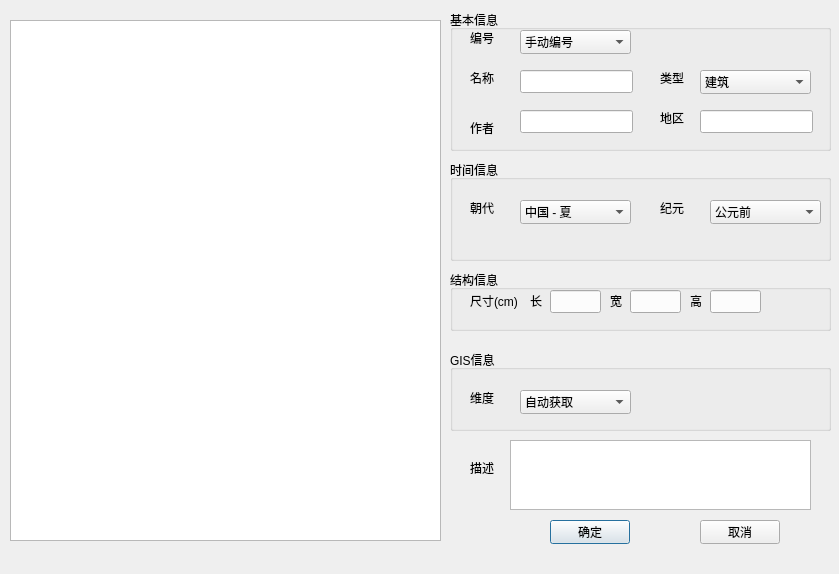
<?xml version="1.0" encoding="UTF-8"?>
<ui version="4.0">
 <class>DataInputPanel</class>
 <widget class="QDialog" name="DataInputPanel">
  <property name="geometry">
   <rect>
    <x>0</x>
    <y>0</y>
    <width>839</width>
    <height>574</height>
   </rect>
  </property>
  <property name="windowTitle">
   <string>Dialog</string>
  </property>
  <widget class="QGraphicsView" name="graphicsView">
   <property name="geometry">
    <rect>
     <x>10</x>
     <y>20</y>
     <width>431</width>
     <height>521</height>
    </rect>
   </property>
  </widget>
  <widget class="QLabel" name="label">
   <property name="geometry">
    <rect>
     <x>470</x>
     <y>30</y>
     <width>54</width>
     <height>16</height>
    </rect>
   </property>
   <property name="text">
    <string>编号</string>
   </property>
  </widget>
  <widget class="QLabel" name="label_2">
   <property name="geometry">
    <rect>
     <x>470</x>
     <y>70</y>
     <width>54</width>
     <height>16</height>
    </rect>
   </property>
   <property name="text">
    <string>名称</string>
   </property>
  </widget>
  <widget class="QLabel" name="label_3">
   <property name="geometry">
    <rect>
     <x>660</x>
     <y>70</y>
     <width>31</width>
     <height>16</height>
    </rect>
   </property>
   <property name="text">
    <string>类型</string>
   </property>
  </widget>
  <widget class="QLabel" name="label_4">
   <property name="geometry">
    <rect>
     <x>470</x>
     <y>120</y>
     <width>54</width>
     <height>16</height>
    </rect>
   </property>
   <property name="text">
    <string>作者</string>
   </property>
  </widget>
  <widget class="QLabel" name="label_5">
   <property name="geometry">
    <rect>
     <x>660</x>
     <y>110</y>
     <width>54</width>
     <height>16</height>
    </rect>
   </property>
   <property name="text">
    <string>地区</string>
   </property>
  </widget>
  <widget class="QLabel" name="label_6">
   <property name="geometry">
    <rect>
     <x>470</x>
     <y>200</y>
     <width>41</width>
     <height>16</height>
    </rect>
   </property>
   <property name="text">
    <string>朝代</string>
   </property>
  </widget>
  <widget class="QLabel" name="label_7">
   <property name="geometry">
    <rect>
     <x>660</x>
     <y>200</y>
     <width>31</width>
     <height>16</height>
    </rect>
   </property>
   <property name="text">
    <string>纪元</string>
   </property>
  </widget>
  <widget class="QLabel" name="label_8">
   <property name="geometry">
    <rect>
     <x>470</x>
     <y>290</y>
     <width>51</width>
     <height>21</height>
    </rect>
   </property>
   <property name="text">
    <string>尺寸(cm)</string>
   </property>
  </widget>
  <widget class="QLabel" name="label_10">
   <property name="geometry">
    <rect>
     <x>470</x>
     <y>460</y>
     <width>41</width>
     <height>16</height>
    </rect>
   </property>
   <property name="text">
    <string>描述</string>
   </property>
  </widget>
  <widget class="QTextEdit" name="description_textEdit">
   <property name="geometry">
    <rect>
     <x>510</x>
     <y>440</y>
     <width>301</width>
     <height>70</height>
    </rect>
   </property>
  </widget>
  <widget class="QComboBox" name="type_comboBox">
   <property name="geometry">
    <rect>
     <x>700</x>
     <y>70</y>
     <width>111</width>
     <height>24</height>
    </rect>
   </property>
   <item>
    <property name="text">
     <string>建筑</string>
    </property>
   </item>
   <item>
    <property name="text">
     <string>绘画</string>
    </property>
   </item>
   <item>
    <property name="text">
     <string>书法</string>
    </property>
   </item>
   <item>
    <property name="text">
     <string>雕刻</string>
    </property>
   </item>
   <item>
    <property name="text">
     <string>金属工艺</string>
    </property>
   </item>
   <item>
    <property name="text">
     <string>刀剑</string>
    </property>
   </item>
   <item>
    <property name="text">
     <string>陶瓷</string>
    </property>
   </item>
   <item>
    <property name="text">
     <string>漆器工艺</string>
    </property>
   </item>
   <item>
    <property name="text">
     <string>染织</string>
    </property>
   </item>
   <item>
    <property name="text">
     <string>考古</string>
    </property>
   </item>
   <item>
    <property name="text">
     <string>历史资料</string>
    </property>
   </item>
   <item>
    <property name="text">
     <string>故宫</string>
    </property>
   </item>
   <item>
    <property name="text">
     <string>其他</string>
    </property>
   </item>
  </widget>
  <widget class="QComboBox" name="year_comboBox">
   <property name="geometry">
    <rect>
     <x>520</x>
     <y>200</y>
     <width>111</width>
     <height>24</height>
    </rect>
   </property>
   <item>
    <property name="text">
     <string>中国 - 夏</string>
    </property>
   </item>
   <item>
    <property name="text">
     <string>中国 - 商</string>
    </property>
   </item>
   <item>
    <property name="text">
     <string>中国 - 西周</string>
    </property>
   </item>
   <item>
    <property name="text">
     <string>中国 - 春秋</string>
    </property>
   </item>
   <item>
    <property name="text">
     <string>中国 - 战国</string>
    </property>
   </item>
   <item>
    <property name="text">
     <string>中国 - 秦</string>
    </property>
   </item>
   <item>
    <property name="text">
     <string>中国 - 西汉</string>
    </property>
   </item>
   <item>
    <property name="text">
     <string>中国 - 东汉</string>
    </property>
   </item>
   <item>
    <property name="text">
     <string>中国 - 三国时期</string>
    </property>
   </item>
   <item>
    <property name="text">
     <string>中国 - 西晋</string>
    </property>
   </item>
   <item>
    <property name="text">
     <string>中国 - 东晋</string>
    </property>
   </item>
   <item>
    <property name="text">
     <string>中国 - 南朝</string>
    </property>
   </item>
   <item>
    <property name="text">
     <string>中国 - 北朝</string>
    </property>
   </item>
   <item>
    <property name="text">
     <string>中国 - 隋</string>
    </property>
   </item>
   <item>
    <property name="text">
     <string>中国 - 唐</string>
    </property>
   </item>
   <item>
    <property name="text">
     <string>中国 - 五代</string>
    </property>
   </item>
   <item>
    <property name="text">
     <string>中国 - 十国</string>
    </property>
   </item>
   <item>
    <property name="text">
     <string>中国 - 北宋</string>
    </property>
   </item>
   <item>
    <property name="text">
     <string>中国 - 南宋</string>
    </property>
   </item>
   <item>
    <property name="text">
     <string>中国 - 辽</string>
    </property>
   </item>
   <item>
    <property name="text">
     <string>中国 - 西夏</string>
    </property>
   </item>
   <item>
    <property name="text">
     <string>中国 - 金</string>
    </property>
   </item>
   <item>
    <property name="text">
     <string>中国 - 元</string>
    </property>
   </item>
   <item>
    <property name="text">
     <string>中国 - 明</string>
    </property>
   </item>
   <item>
    <property name="text">
     <string>中国 - 清</string>
    </property>
   </item>
   <item>
    <property name="text">
     <string>中华民国</string>
    </property>
   </item>
   <item>
    <property name="text">
     <string>中华人民共和国</string>
    </property>
   </item>
   <item>
    <property name="text">
     <string>未知</string>
    </property>
   </item>
  </widget>
  <widget class="QComboBox" name="generation_comboBox">
   <property name="geometry">
    <rect>
     <x>710</x>
     <y>200</y>
     <width>111</width>
     <height>24</height>
    </rect>
   </property>
   <item>
    <property name="text">
     <string>公元前</string>
    </property>
   </item>
   <item>
    <property name="text">
     <string>1世纪</string>
    </property>
   </item>
   <item>
    <property name="text">
     <string>2世纪</string>
    </property>
   </item>
   <item>
    <property name="text">
     <string>3世纪</string>
    </property>
   </item>
   <item>
    <property name="text">
     <string>4世纪</string>
    </property>
   </item>
   <item>
    <property name="text">
     <string>5世纪</string>
    </property>
   </item>
   <item>
    <property name="text">
     <string>6世纪</string>
    </property>
   </item>
   <item>
    <property name="text">
     <string>7世纪</string>
    </property>
   </item>
   <item>
    <property name="text">
     <string>8世纪</string>
    </property>
   </item>
   <item>
    <property name="text">
     <string>9世纪</string>
    </property>
   </item>
   <item>
    <property name="text">
     <string>10世纪</string>
    </property>
   </item>
   <item>
    <property name="text">
     <string>11世纪</string>
    </property>
   </item>
   <item>
    <property name="text">
     <string>12世纪</string>
    </property>
   </item>
   <item>
    <property name="text">
     <string>13世纪</string>
    </property>
   </item>
   <item>
    <property name="text">
     <string>14世纪</string>
    </property>
   </item>
   <item>
    <property name="text">
     <string>15世纪</string>
    </property>
   </item>
   <item>
    <property name="text">
     <string>16世纪</string>
    </property>
   </item>
   <item>
    <property name="text">
     <string>17世纪</string>
    </property>
   </item>
   <item>
    <property name="text">
     <string>18世纪</string>
    </property>
   </item>
   <item>
    <property name="text">
     <string>19世纪</string>
    </property>
   </item>
   <item>
    <property name="text">
     <string>20世纪</string>
    </property>
   </item>
   <item>
    <property name="text">
     <string>21世纪</string>
    </property>
   </item>
   <item>
    <property name="text">
     <string>未知</string>
    </property>
   </item>
  </widget>
  <widget class="QComboBox" name="id_comboBox">
   <property name="geometry">
    <rect>
     <x>520</x>
     <y>30</y>
     <width>111</width>
     <height>24</height>
    </rect>
   </property>
   <item>
    <property name="text">
     <string>手动编号</string>
    </property>
   </item>
   <item>
    <property name="text">
     <string>自动编号</string>
    </property>
   </item>
  </widget>
  <widget class="QLineEdit" name="name_lineEdit">
   <property name="geometry">
    <rect>
     <x>520</x>
     <y>70</y>
     <width>113</width>
     <height>23</height>
    </rect>
   </property>
  </widget>
  <widget class="QLineEdit" name="author_lineEdit">
   <property name="geometry">
    <rect>
     <x>520</x>
     <y>110</y>
     <width>113</width>
     <height>23</height>
    </rect>
   </property>
  </widget>
  <widget class="QLineEdit" name="region_lineEdit">
   <property name="geometry">
    <rect>
     <x>700</x>
     <y>110</y>
     <width>113</width>
     <height>23</height>
    </rect>
   </property>
  </widget>
  <widget class="QLineEdit" name="size_width_lineEdit">
   <property name="geometry">
    <rect>
     <x>630</x>
     <y>290</y>
     <width>51</width>
     <height>23</height>
    </rect>
   </property>
  </widget>
  <widget class="QLineEdit" name="size_length_lineEdit">
   <property name="geometry">
    <rect>
     <x>550</x>
     <y>290</y>
     <width>51</width>
     <height>23</height>
    </rect>
   </property>
   <property name="text">
    <string/>
   </property>
  </widget>
  <widget class="QLineEdit" name="size_height_lineEdit">
   <property name="geometry">
    <rect>
     <x>710</x>
     <y>290</y>
     <width>51</width>
     <height>23</height>
    </rect>
   </property>
  </widget>
  <widget class="QPushButton" name="ok_pushButton">
   <property name="geometry">
    <rect>
     <x>550</x>
     <y>520</y>
     <width>80</width>
     <height>24</height>
    </rect>
   </property>
   <property name="text">
    <string>确定</string>
   </property>
  </widget>
  <widget class="QPushButton" name="cancle_pushButton">
   <property name="geometry">
    <rect>
     <x>700</x>
     <y>520</y>
     <width>80</width>
     <height>24</height>
    </rect>
   </property>
   <property name="text">
    <string>取消</string>
   </property>
  </widget>
  <widget class="QLabel" name="label_11">
   <property name="geometry">
    <rect>
     <x>530</x>
     <y>290</y>
     <width>21</width>
     <height>21</height>
    </rect>
   </property>
   <property name="text">
    <string>长</string>
   </property>
  </widget>
  <widget class="QLabel" name="label_12">
   <property name="geometry">
    <rect>
     <x>610</x>
     <y>290</y>
     <width>21</width>
     <height>21</height>
    </rect>
   </property>
   <property name="text">
    <string>宽</string>
   </property>
  </widget>
  <widget class="QLabel" name="label_13">
   <property name="geometry">
    <rect>
     <x>690</x>
     <y>290</y>
     <width>21</width>
     <height>21</height>
    </rect>
   </property>
   <property name="text">
    <string>高</string>
   </property>
  </widget>
  <widget class="QGroupBox" name="groupBox">
   <property name="geometry">
    <rect>
     <x>450</x>
     <y>160</y>
     <width>381</width>
     <height>101</height>
    </rect>
   </property>
   <property name="title">
    <string>时间信息</string>
   </property>
  </widget>
  <widget class="QGroupBox" name="groupBox_2">
   <property name="geometry">
    <rect>
     <x>450</x>
     <y>10</y>
     <width>381</width>
     <height>141</height>
    </rect>
   </property>
   <property name="title">
    <string>基本信息</string>
   </property>
  </widget>
  <widget class="QGroupBox" name="groupBox_3">
   <property name="geometry">
    <rect>
     <x>450</x>
     <y>270</y>
     <width>381</width>
     <height>61</height>
    </rect>
   </property>
   <property name="title">
    <string>结构信息</string>
   </property>
  </widget>
  <widget class="QGroupBox" name="groupBox_4">
   <property name="geometry">
    <rect>
     <x>450</x>
     <y>350</y>
     <width>381</width>
     <height>81</height>
    </rect>
   </property>
   <property name="title">
    <string>GIS信息</string>
   </property>
   <widget class="QLabel" name="label_9">
    <property name="geometry">
     <rect>
      <x>20</x>
      <y>40</y>
      <width>41</width>
      <height>16</height>
     </rect>
    </property>
    <property name="text">
     <string>维度</string>
    </property>
   </widget>
   <widget class="QComboBox" name="location_comboBox">
    <property name="geometry">
     <rect>
      <x>70</x>
      <y>40</y>
      <width>111</width>
      <height>24</height>
     </rect>
    </property>
    <item>
     <property name="text">
      <string>自动获取</string>
     </property>
    </item>
    <item>
     <property name="text">
      <string>手动输入</string>
     </property>
    </item>
   </widget>
  </widget>
  <zorder>groupBox_4</zorder>
  <zorder>groupBox_2</zorder>
  <zorder>groupBox</zorder>
  <zorder>label</zorder>
  <zorder>label_2</zorder>
  <zorder>label_3</zorder>
  <zorder>label_4</zorder>
  <zorder>label_5</zorder>
  <zorder>label_6</zorder>
  <zorder>label_7</zorder>
  <zorder>label_8</zorder>
  <zorder>label_10</zorder>
  <zorder>description_textEdit</zorder>
  <zorder>type_comboBox</zorder>
  <zorder>year_comboBox</zorder>
  <zorder>generation_comboBox</zorder>
  <zorder>id_comboBox</zorder>
  <zorder>name_lineEdit</zorder>
  <zorder>author_lineEdit</zorder>
  <zorder>region_lineEdit</zorder>
  <zorder>size_width_lineEdit</zorder>
  <zorder>size_length_lineEdit</zorder>
  <zorder>size_height_lineEdit</zorder>
  <zorder>ok_pushButton</zorder>
  <zorder>cancle_pushButton</zorder>
  <zorder>graphicsView</zorder>
  <zorder>label_11</zorder>
  <zorder>label_12</zorder>
  <zorder>label_13</zorder>
  <zorder>groupBox_3</zorder>
 </widget>
 <resources/>
 <connections/>
</ui>
